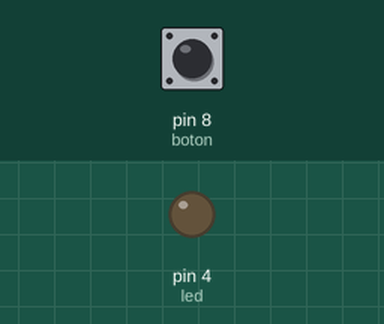
Simulated run of this sketch. Board: Arduino Uno, built with avr-gcc and run on an emulated ATmega328P. Parts: output pins drawn as LEDs (lit = HIGH). The inputs (shaded band) are chosen by the test bench; at power-on: pin 8 (boton) LOW.

Above: at 1.2 s.
1.3 s: pin 8 (boton) pulled HIGH for 0.15 s
At 2.2 s:
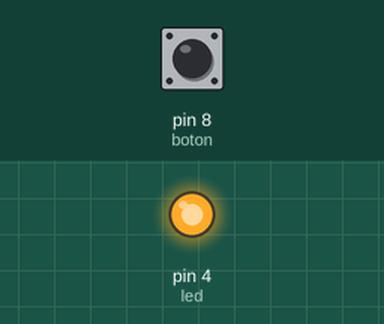
2.9 s: pin 8 (boton) pulled HIGH for 1 s
At 3.4 s:
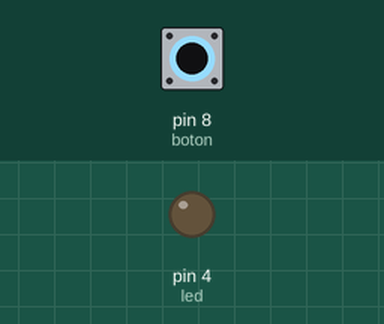
5.4 s: pin 8 (boton) pulled HIGH for 3.2 s
At 6.5 s:
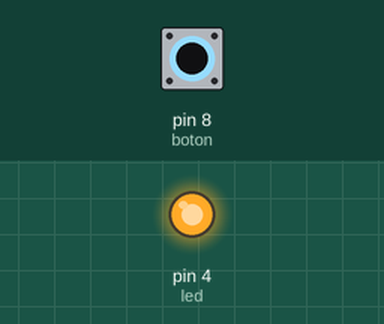
Timing chart, 0 to 8.4 s (numbered marks = the images above; inputs shaded):
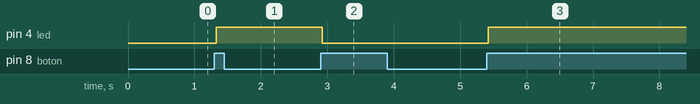

Measured:
- after the input at 1.3 s, pin 4 (led): LOW → HIGH at once
- after the input at 2.9 s, pin 4 (led): HIGH → LOW at once
- after the input at 5.4 s, pin 4 (led): LOW → HIGH at once

The sketch:

LedPulsador.ino
```cpp
//Modificacion #2
int boton=8 ;
int led=4;
int estado=0;
int salida =0;
int estadoanterior=0;

void setup(){
  pinMode(boton,INPUT);
  pinMode(led, OUTPUT);
  }
  void loop(){
    estado = digitalRead(boton);
    if((estado==HIGH)&& (estadoanterior==LOW)){
      salida= 1 - salida;
      delay(25);
    }
    estadoanterior=estado;

    if (salida==HIGH){
      digitalWrite(led,HIGH);
      }
    else{
      digitalWrite(led,LOW);
      }
    }
```
